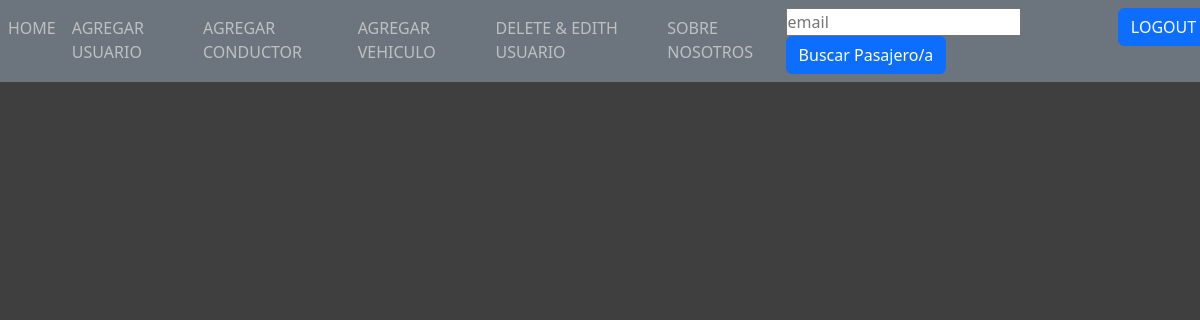
/AppProject/read_user/ (signed in), run on an earlier commit of the app's database.
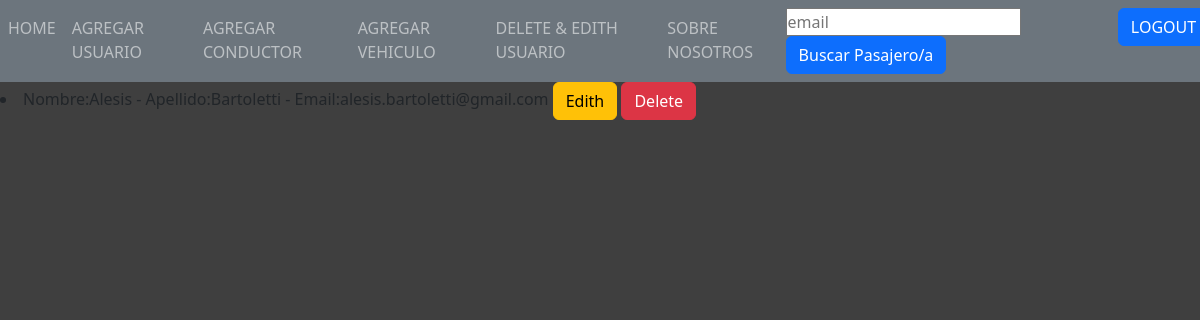
And on a later commit of the database.
### AppProject/models.py (models this page shows)
class Passenger(models.Model):
    name = models.CharField(max_length=30)
    lastName = models.CharField(max_length=30)
    email = models.EmailField()
    def __str__(self):
        return f"Nombre:{self.name} - Apellido:{self.lastName} - Email:{self.email}"

### AppProject/views.py (the view)
# urls.py: path('read_user/', read_user),
@login_required
def read_user(request):
    users = Passenger.objects.all() #trae todo
    return render (request, "CRUD/read_user.html", {"user":users})

### AppProject/Templates/CRUD/read_user.html (shortened to what this page needs)
{% extends "index.html" %}
    {% load static %}
{% block content %}
{% for users in user %}
    <li>
        {{users}}
        <a href="/AppProject/update_user/{{users.id}}"  class="btn btn-warning">Edith</a>
        <a href="/AppProject/delete_user/{{users.id}}"  class="btn btn-danger">Delete</a>
    </li>
{% endfor %}
{% endblock %}

What changed in the data, as far as the page shows it:
added Passenger: name+lastName+email "Nombre:Alesis - Apellido:Bartoletti - Email:alesis.bartoletti@gmail.com"
